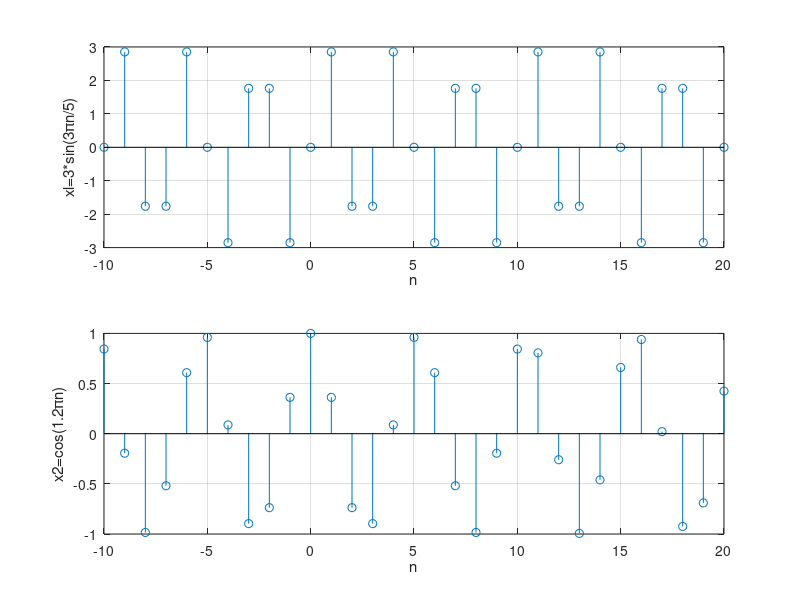

This chart was generated by the following MATLAB code:
clc;clear;close all
n=-10:20;
xl=3*sin(3*pi*n/5);
x2=cos(1.2*n);
subplot(2,1,1);stem(n,xl);
xlabel('n');ylabel('xl=3* sin(3\pin/5)');grid on;
subplot(2,1,2);stem(n,x2);
xlabel('n');ylabel('x2=cos(1.2\pin)');grid on;


















clc; clear; close all; % 清空命令行窗口，清除工作区变量，关闭所有图形窗口

n = -10:20; % 定义时间序列 n 从 -10 到 20

% 生成信号 xl，信号 xl 为 3*sin(3*pi*n/5)
xl = 3 * sin(3 * pi * n / 5);

% 生成信号 x2，信号 x2 为 cos(1.2*n)
x2 = cos(1.2 * n);

% 绘制信号 xl
subplot(2,1,1); % 创建 2x1 子图的第一个子图
stem(n, xl); % 使用 stem 函数绘制信号 xl
xlabel('n'); % 设置 x 轴标签
ylabel('xl=3*sin(3\pin/5)'); % 设置 y 轴标签
grid on; % 显示网格线

% 绘制信号 x2
subplot(2,1,2); % 创建 2x1 子图的第二个子图
stem(n, x2); % 使用 stem 函数绘制信号 x2
xlabel('n'); % 设置 x 轴标签
ylabel('x2=cos(1.2\pin)'); % 设置 y 轴标签
grid on; % 显示网格线
